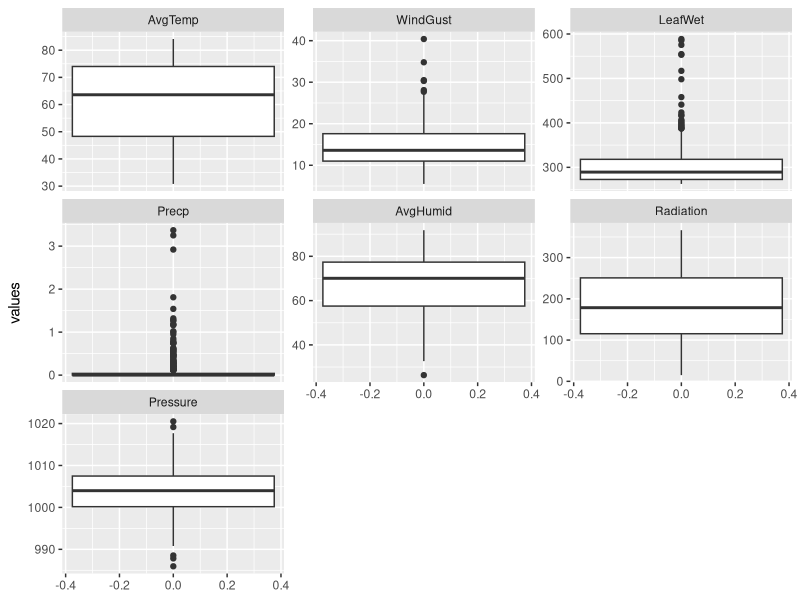
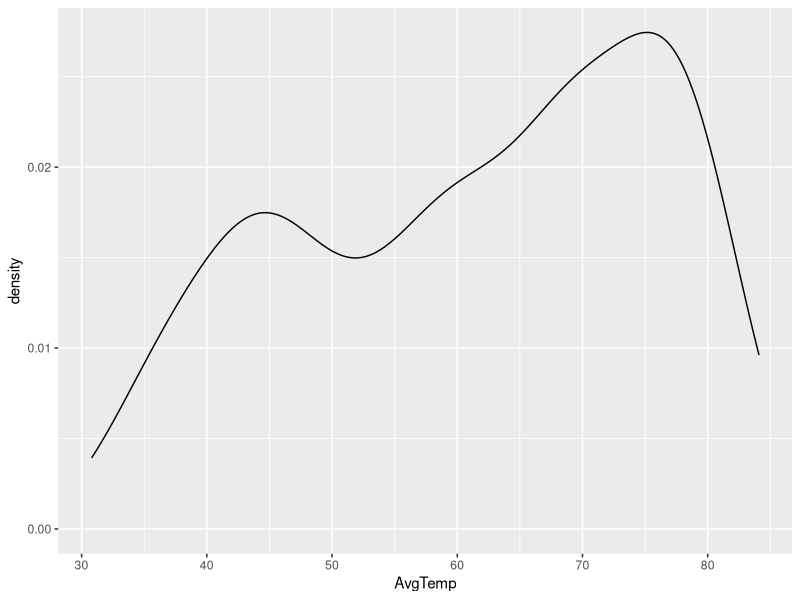
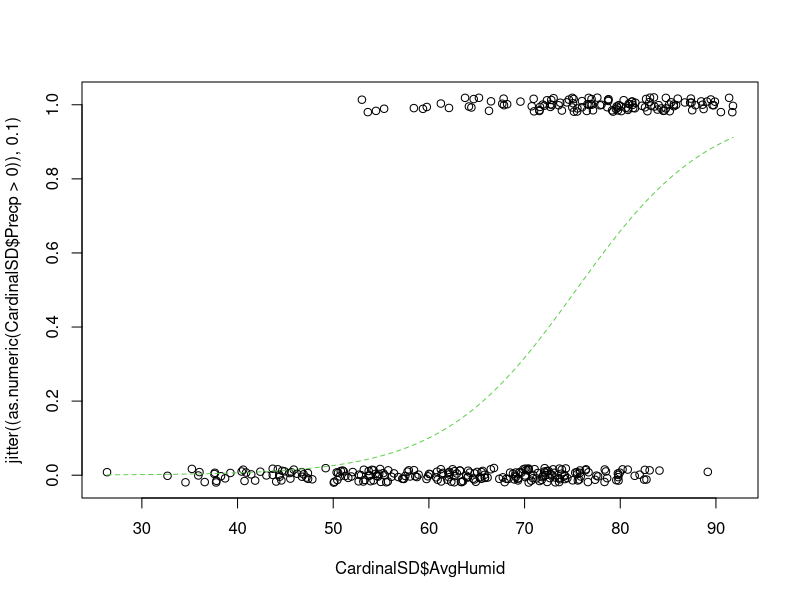

Generate these figures, in order, with R:
library(readxl)
library(ggplot2)
library(tidyverse)

#reads in the data 
CardinalSD <- read_excel("CardinalSampleData.xlsx")
View(CardinalSD)

#converts to a date for
CardinalSD$Date<-as.Date(CardinalSD$Date)
colnames(CardinalSD)<-c("Date","AvgTemp","WindGust","LeafWet","Precp","AvgHumid","Radiation","Pressure")
colnames(CardinalSD)

#boxplots all free scaled
ggplot(stack(CardinalSD[,-1]))+geom_boxplot(aes(y=values))+facet_wrap(~ind,scales = "free_y")

#simple density plot of one variable
ggplot((CardinalSD[,-1]))+geom_density(aes(x=AvgTemp))


#### SAMPLE LOGISTIC REGRESSION!!!

# new categorical variable

CardinalSD$RainYN<- as.factor(as.numeric(CardinalSD$Precp>0))
CardinalSD


mod1.logit <- glm(RainYN ~ AvgHumid,data=CardinalSD, family=binomial)

summary(mod1.logit)


plot(CardinalSD$AvgHumid, jitter((as.numeric(CardinalSD$Precp>0)),.1))

lines(CardinalSD$AvgHumid[order(CardinalSD$AvgHumid)],fitted(mod1.logit)[order(CardinalSD$AvgHumid)],lty=2,col=3)

